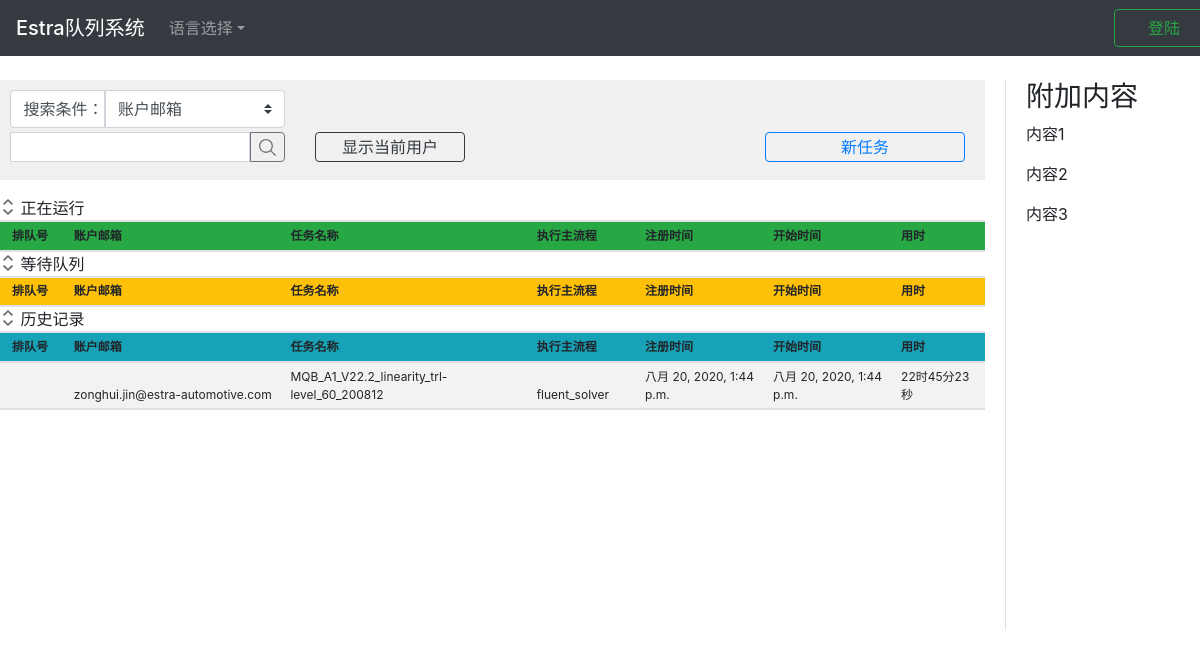
The page / on the database its author committed.
### app_queue/models.py (models this page shows, shortened)
class HistoryList(models.Model):
    objects = models.Manager()
    id = models.AutoField('ID', primary_key=True)
    order_id = models.CharField('队列ID', blank=True, default='', max_length=16)
    account_email = models.EmailField('账户邮箱', )
    sender_address = models.CharField('请求者地址', max_length=64)
    exec_app = models.CharField('执行主流程', max_length=128)
    mission_name = models.CharField('任务名称', max_length=64)
    mission_data = models.TextField('任务详情', )
    register_time = models.DateTimeField('注册时间')
    start_time = models.DateTimeField('开始时间')
    used_time = models.CharField('用时', max_length=64)
    class Meta:
        ordering = ["id"]
        verbose_name = "历史记录队列"
        verbose_name_plural = "历史记录队列"

### app_queue/views.py (the view)
# urls.py: path(r'', views.index),
def index(request):
    user_name = request.session.get('user_name')
    user_name_short = ''
    is_login = False
    if user_name:
        is_login = True
        user_name_short = user_name.split('.')[0]
    main_apps = os.listdir('server_app')
    extend_apps_dict = {}
    for i, app in enumerate(main_apps):
        extend_apps_list = []
        file_list = os.listdir('server_app/%s' % app)
        for file in file_list:
            if file.startswith('extend_'):
                app_name = file.replace('extend_', '')
                extend_apps_list.append(app_name)
        extend_apps_dict[app] = extend_apps_list
    parameters = {
        'error_info': '',
        'user_name_short': user_name_short,
        'user_name': user_name,
        'is_login': is_login,
        'main_apps': main_apps,
        'extend_apps_dict': extend_apps_dict,
    }
    for list_name, obj in list_obj.items():
        parameters[list_name] = obj.all()
    return render(request, 'index.html', parameters)

### app_queue/templates/index.html (shortened to what this page needs)
{% extends 'base.html' %}
{% load static %}
{% block css %}
<link href="{% static 'css/index2.css' %}" rel="stylesheet"/>{% endblock %}
{% block login_info %}
    {% if is_login == True %}
        <div class="text-whit text-success btn user_info">Welcome {{user_name_short}}</div>
        <a id="btn_logout" href="/logout"
           class="btn btn-outline-success btn_sign_up">注销
        </a>
    {% else %}
        <button type="button" id="btn_login" data-toggle="modal" data-target="#modal_login"
                class="btn btn-outline-success btn_sign_up">登陆
        </button>
    {% endif %}
{% endblock %}
{% block content %}
<div class="block_content_left ">
    <div class="block_control">
        <div class="input-group-prepend">
            <div class="search_tip">搜索条件：</div>
            <div class="">
                <select class="custom-select select_condition" id="search_condition">
                    <option selected value="2">账户邮箱</option>
                </select>
            </div>
        </div>
        <div class="input-group mb-3 mt-1">
            <input type="text" class="form-control input_search" id="input_search_key">
            <button class="btn btn-outline-secondary btn_search " type="button" id="btn_search"></button>
            <button type="button" class="btn btn-outline-dark btn_filter_user"
            {% if is_login == True %}
                id="btn_filter_user"
            {% else %}
                id="btn_filter_user_false"
            {% endif %}
            >显示当前用户
            </button>
            <button type="button" class="btn btn-outline-primary btn_add"
            {% if is_login == True %}
                id="btn_add_mission"
            {% else %}
                id="btn_add_mission_false"
            {% endif %}
            >新任务
            </button>
        </div>
    </div>
    <div class="block_table table-hover table-striped table-sm mt-3" id="area_3tables">
        <div class="margin_bottom">
            <button class="btn_collapse" type="button" data-toggle="collapse"
                    data-target="#collapse_table1"
                    aria-expanded="false" aria-controls="collapse_table1">
            </button>
            正在运行
        </div>
        <div id="collapse_table1" class="collapse show">
            <table class="" id="table_running">
                <thead class="bg-success">
                <tr>
                    <th class="item1">排队号</th>
                    <th class="item2">账户邮箱</th>
                    <th class="item3">任务名称</th>
                    <th class="item4">执行主流程</th>
                    <th class="item5">注册时间</th>
                    <th class="item6">开始时间</th>
                    <th class="item7">用时</th>
                </tr>
                </thead>
            </table>
        </div>
        <div class="margin_bottom">
            <button class="btn_collapse" type="button" data-toggle="collapse"
                    data-target="#collapse_table2"
                    aria-expanded="false" aria-controls="collapse_table2">
            </button>
            等待队列
        </div>
        <div id="collapse_table2" class="collapse show">
            <table class="" id="table_waiting">
                <thead class="bg-warning">
                <tr>
                    <th class="item1">排队号</th>
                    <th class="item2">账户邮箱</th>
                    <th class="item3">任务名称</th>
                    <th class="item4">执行主流程</th>
                    <th class="item5">注册时间</th>
                    <th class="item6">开始时间</th>
                    <th class="item7">用时</th>
                </tr>
                </thead>
            </table>
        </div>
        <div class="margin_bottom">
            <button class="btn_collapse" type="button" data-toggle="collapse"
                    data-target="#collapse_table3"
                    aria-expanded="false" aria-controls="collapse_table3">
            </button>
            历史记录
        </div>
        <div id="collapse_table3" class="collapse show">
            <table class="" id="table_history">
                <thead class="bg-info">
                <tr>
                    <th class="item1">排队号</th>
                    <th class="item2">账户邮箱</th>
                    <th class="item3">任务名称</th>
                    <th class="item4">执行主流程</th>
                    <th class="item5">注册时间</th>
                    <th class="item6">开始时间</th>
                    <th class="item7">用时</th>
                </tr>
                </thead>
                <tbody>
                {% for mission in history_list %}
                <tr>
                    <td></td>
                    <td>{{mission.account_email}}</td>
                    <td>{{mission.mission_name}}</td>
                    <td>{{mission.exec_app}}</td>
                    <td>{{mission.register_time}}</td>
                    <td>{{mission.start_time}}</td>
                    <td>{{mission.used_time}}</td>
                </tr>
                {% endfor %}
                </tbody>
            </table>
        </div>
    </div>
</div>
<div class="block_additional">
    <div class="fix_aside">
        <h3>附加内容</h3>
        <p>内容1</p>
        <p>内容2</p>
        <p>内容3</p>
    </div>
</div>
{% endblock content %}

### static/css/index2.css (style rules this page uses)
.btn_sign_up { width: 100px; }
.search_tip { display: inline-block; font-weight: 400; text-align: center; vertical-align: middle; user-select: none; color:#495057; background-color: #ffffff; border: 1px solid transparent; border-color: #ced4da; border-radius: 0.25rem 0 0 0.25rem; padding: .375rem 0rem .375rem .75rem; width: 95px; }
.select_condition { width: 180px; border-radius: 0 0.25rem 0.25rem 0; }
.block_content_left { float:left; width: 1000px; }
.block_control { height: 100px; margin-right: 15px; padding: 10px; background-color: #F0F0F0; }
.block_control .input_search { flex: none; width: 240px; height: 30px; padding: 0.1rem 0.75rem; }
.block_control .btn_search { width: 35px; height: 30px; padding: 0.1rem 0.75rem; background-image: url('../icon/search.svg'); background-position:center; background-size: 50%; background-repeat: no-repeat; border-radius: 0px 0.25rem 0.25rem 0px; }
.block_control .btn_filter_user { margin-left: 30px; width: 150px; padding: 0.1rem 0.75rem; }
.block_control .btn_add { margin-left: 300px; width: 200px; padding: 0.1rem 0.75rem; }
.block_table { margin-right: 15px; }
.block_table table { width: 100%; color: #212529; }
.block_table .btn_collapse { width: 1rem; height: 1rem; border: 0px; background-color: #ffffff; background-image: url('../icon/expand.svg'); background-size: 100% 100%; background-repeat: no-repeat; }
.block_table .margin_bottom { border-bottom:2px solid #dee2e6; }
.block_table thead, th, td { vertical-align: bottom; font-size: 0.75rem; border-bottom:2px solid #dee2e6; }
.block_table .item1 { padding-left: 0.75rem; width: 7%; }
.block_table .item2 { width: 22%; }
.block_table .item3 { width: 25%; }
.block_table .item4 { width: 11%; }
.block_table .item5 { width: 13%; }
.block_table .item6 { width: 13%; }
.block_table .item7 { width: 9%; }
.block_additional { float: left; width: 195px; margin-left: 5px; }
.block_additional .fix_aside { position: fixed; height: 550px; width: 195px; z-index: 99; padding-left: 20px; border-left:1px solid #dee2e6; }

### rows shown on the page
HistoryList: account_email "zonghui.jin@estra-automotive.com", mission_name "MQB_A1_V22.2_linearity_trl-level_60_200812", exec_app "fluent_solver", register_time "八月 20, 2020, 1:44 p.m.", start_time "八月 20, 2020, 1:44 p.m.", used_time "22时45分23秒"
